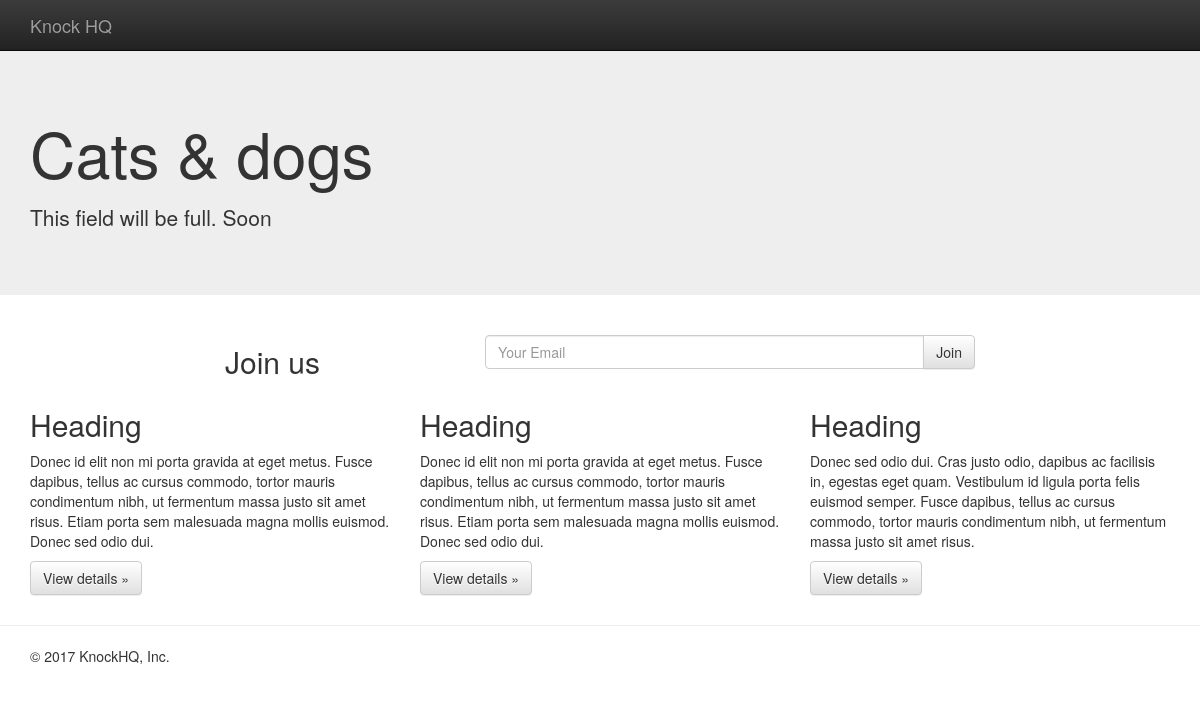
The page / on the database its author committed.
### pages/models.py (models this page shows, shortened)
class Page(models.Model):
    title = models.CharField(max_length=220)
    title_description = models.TextField(blank=True, null=True)
    title_btn = models.CharField(max_length=50, default='Join')
    title_btn_url = models.CharField(max_length=50, blank=50, null=True)
    content = models.TextField(blank=True, null=True)
    show_nav = models.BooleanField(default=True)
    nav_color = models.CharField(max_length=7, default='#000000')
    layout = models.CharField(max_length=20, choices=LAYOUT_CHOICES, default='standart')
    video_embed = models.TextField(blank=True, null=True)

### pages/views.py (the view, shortened to what this page needs)
# urls.py: url(r'^$', HomeView.as_view(), name='home')
class HomeView(SuccessMessageMixin, CreateView):
    template_name = "pages/home.html"
    form_class = JoinForm
    success_url = '/'
    def get_context_data(self, *args, **kwargs):
        context = super(HomeView, self).get_context_data(*args, **kwargs)
        context['page_obj'] = Page.objects.all().first()
        return context

### newsletter/forms.py (shortened to what this page needs)
class JoinForm(forms.ModelForm):
    email = forms.EmailField(
        label='',
        widget=forms.EmailInput(
            attrs={
                'placeholder': "Your Email",
                'class': 'form-control'
            }
        ))
    class Meta:
        model = Join
        fields = ['email']

### pages/templates/pages/home.html (shortened to what this page needs)
{% extends "base.html" %}
{% block content %}
<nav class="navbar navbar-inverse navbar-fixed-top">
      <div class="container">
        <div class="navbar-header">
          <a class="navbar-brand" href="#">Knock HQ</a>
        </div>
        <div id="navbar" class="navbar-collapse collapse">
        </div>
      </div>
    </nav>
    <div class="jumbotron">
      <div class="container">
        <h1>{{ page_obj.title }}</h1>
        <p>{{ page_obj.title_description|linebreaks }}</p>
      </div>
    </div>
    <div class="container">
      <div class='row'>
        <div class='col-sm-8 col-sm-offset-2'>
          <div class='row'>
           <div class="col-xs-4">
              <h2>Join us</h2>
            </div>
            <div class='col-xs-8'>
                <p>
                {% include 'pages/snippet/join-form.html' with form=form %}
                </p>
            </div>
        </div></div>
        </div>
      </div>
      <div class='container'>
            {{ page_obj.content|safe }}
      </div>
      <hr>
     <div class='container'>
      <footer>
        <p>&copy; 2017 KnockHQ, Inc.</p>
      </footer>
    </div>
{% endblock content %}

### static/css/main.css (style rules this page uses)
body { padding-top: 50px; padding-bottom: 20px; }

### rows shown on the page
Page: title "Cats & dogs", title_description "This field will be full. Soon", content "Heading Donec id elit non mi porta gravida at eget metus. Fusce dapibus, tellus ac cursus commodo, tortor mauris condimentum nibh, ut fermentum massa justo sit amet risus. Etiam porta sem malesuada magna mollis euismod. Donec sed odio dui. View details » Heading Donec id elit non mi porta gravida at eget metus. Fusce dapibus, tellus ac cursus commodo, tortor mauris condimentum nibh, ut fermentum massa justo sit amet risus. Etiam porta sem malesuada magna mollis euismod. Donec sed odio dui. View details » Heading Donec sed odio dui. Cras justo odio, dapibus ac facilisis in, egestas eget quam. Vestibulum id ligula porta felis euismod semper. Fusce dapibus, tellus ac cursus commodo, tortor…"
